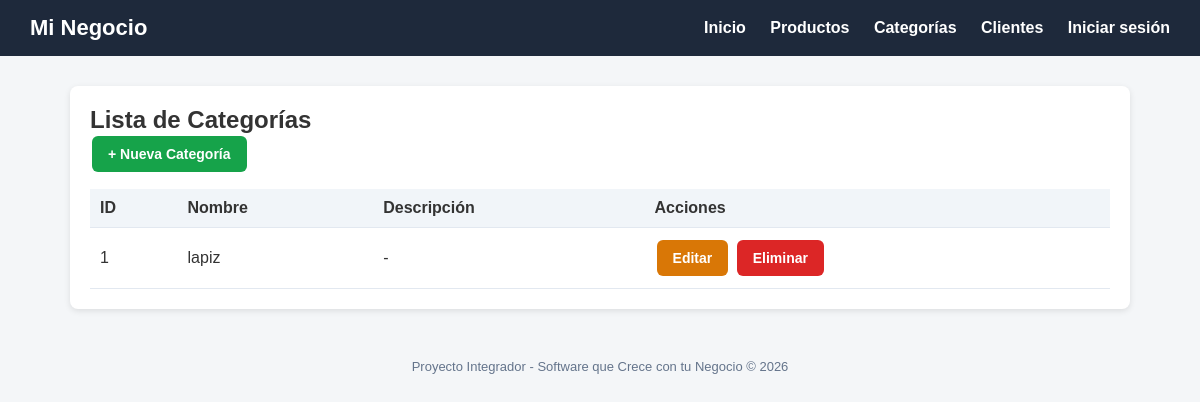
Page /categorias/ on the committed database.
### tienda/models.py (models this page shows, shortened)
class Categoria(models.Model):
    nombre = models.CharField(max_length=100)
    descripcion = models.TextField(blank=True, null=True)
    class Meta:
        verbose_name = "Categoria"
        verbose_name_plural = "Categorías"

### tienda/views.py (the view)
# urls.py: path('categorias/', views.lista_categorias, name='lista_categorias'),
def lista_categorias(request):
    categorias = Categoria.objects.all()
    return render(request, 'tienda/categorias/lista.html', {'categorias': categorias})

### tienda/templates/tienda/categorias/lista.html (shortened to what this page needs)
{% extends 'base.html' %}
{% block content %}
<div class="card">
    <h2>Lista de Categorías</h2>
    <a href="{% url 'crear_categoria' %}" class="btn btn-success">+ Nueva Categoría</a>
    <table>
        <thead>
            <tr>
                <th>ID</th>
                <th>Nombre</th>
                <th>Descripción</th>
                <th>Acciones</th>
            </tr>
        </thead>
        <tbody>
            {% for categoria in categorias %}
            <tr>
                <td>{{ categoria.id }}</td>
                <td>{{ categoria.nombre }}</td>
                <td>{{ categoria.descripcion|default:"-" }}</td>
                <td>
                    <a href="{% url 'editar_categoria' categoria.pk %}" class="btn btn-warning">Editar</a>
                    <a href="{% url 'eliminar_categoria' categoria.pk %}" class="btn btn-danger">Eliminar</a>
                </td>
            </tr>
            {% empty %}
            <tr>
                <td colspan="4">No hay categorías registradas.</td>
            </tr>
            {% endfor %}
        </tbody>
    </table>
</div>
{% endblock %}

### tienda/templates/base.html (style rules this page uses)
* { margin: 0; padding: 0; box-sizing: border-box; }
body { font-family: Arial, sans-serif; background: #f4f6f8; color: #333; }
.card { background: #fff; border-radius: 8px; padding: 20px; box-shadow: 0 2px 6px rgba(0,0,0,0.1); margin-bottom: 20px; }
.btn { display: inline-block; padding: 10px 16px; border-radius: 6px; text-decoration: none; color: #fff; font-weight: bold; border: none; cursor: pointer; font-size: 14px; margin: 2px; }
.btn-success { background: #16a34a; }
.btn-danger { background: #dc2626; }
.btn-warning { background: #d97706; }
table { width: 100%; border-collapse: collapse; margin-top: 15px; }
th, td { padding: 10px; text-align: left; border-bottom: 1px solid #e2e8f0; }
th { background: #f1f5f9; }

### rows in the picture
Categoria: id "1", nombre "lapiz", descripcion "-"
